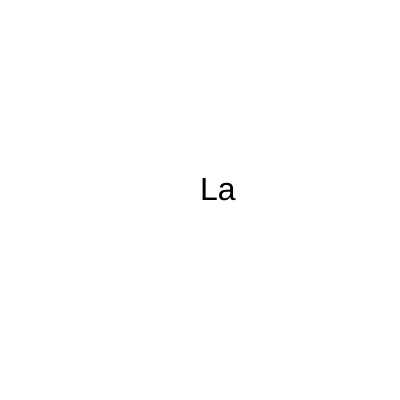
Frame 1 (no input)
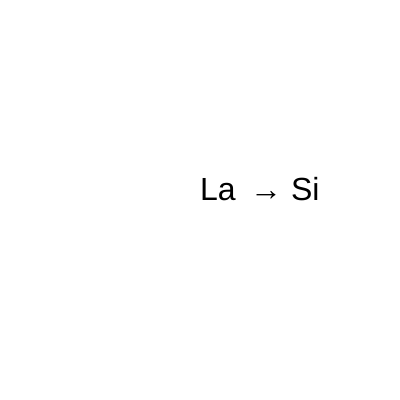
Frame 2 (the mouse pressed at the canvas centre, redrawn once)

The p5.js sketch that drew these frames (run headless with seeded random() and noise() and a simulated clock; the mouse was pressed at the canvas centre and the sketch redrawn once):

// p5.js sketch
// ── sketch.js
function setup() {
    createCanvas(400, 400);
    noLoop();
}

const notes = ['Do', 'Ré', 'Mi', 'Fa', 'Sol', 'La', 'Si'];

let note = null;
let state = -1;

function draw() {
    background(256);
    textSize(32);
    state++;
    if (state % 3 === 0)  {
        const current = note;
        do {
            note = random(notes)
        } while (note === current);
    }
    const index = notes.indexOf(note);
    text(note, 200, 200);
    if (state % 3 > 0) {
        text('→ ' + notes[(index + 1) % 7], 250, 200);
    }
    if (state % 3 > 1) {
        text(notes[(index + 6) % 7] + ' ←', 120, 200);
    }
}

function keyReleased() {
    redraw();
}

function mouseReleased() {
    redraw();
}
